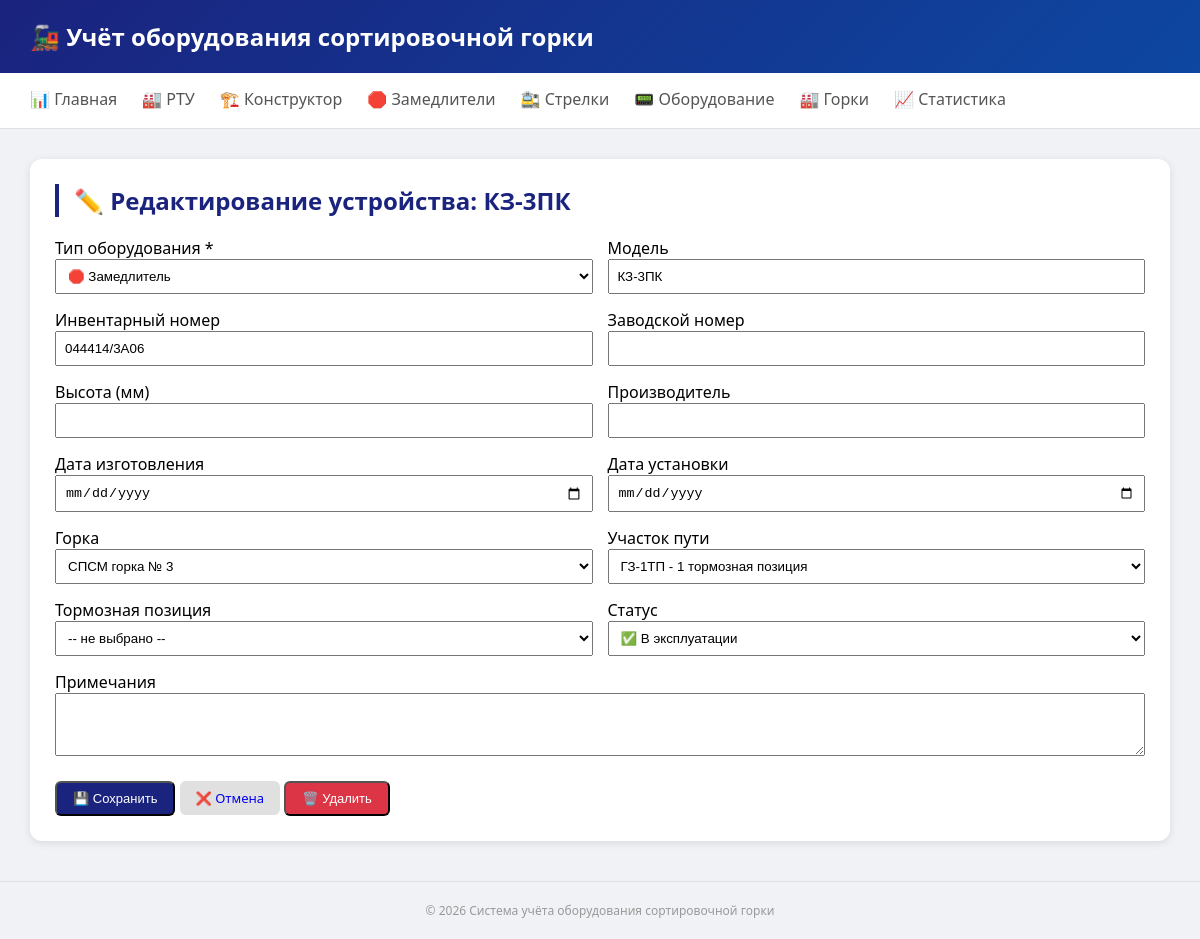
/devices/1/edit, run on the app's committed database.
### tables this page shows
CREATE TABLE devices (
        id INTEGER PRIMARY KEY AUTOINCREMENT,
        equipment_type_id INTEGER NOT NULL,
        park_id INTEGER,
        track_section_id INTEGER,
        brake_position_id INTEGER,
        
        model TEXT,
        inv_number TEXT UNIQUE,
        serial_number TEXT,
        
        location_detail TEXT,
        mount_date DATE,
        
        params TEXT,
        
        manufacture_date DATE,
        install_date DATE,
        last_check_date DATE,
        
        status TEXT DEFAULT 'active',
        notes TEXT, rtu_batch_id INTEGER, manufacturer TEXT, passport_data TEXT, height_mm INTEGER, network_number TEXT, be TEXT DEFAULT "5067", os6_name TEXT, os6_install_year INTEGER, os6_last_repair INTEGER, os6_last_modernization INTEGER,
        
        FOREIGN KEY (equipment_type_id) REFERENCES equipment_types(id),
        FOREIGN KEY (park_id) REFERENCES parks(id),
        FOREIGN KEY (track_section_id) REFERENCES track_sections(id),
        FOREIGN KEY (brake_position_id) REFERENCES brake_positions(id)
    );

CREATE TABLE equipment_types (
        id INTEGER PRIMARY KEY AUTOINCREMENT,
        name TEXT NOT NULL UNIQUE,
        category TEXT,
        icon TEXT,
        has_passport BOOLEAN DEFAULT 1,
        has_serial_number BOOLEAN DEFAULT 1
    );

CREATE TABLE parks (
        id INTEGER PRIMARY KEY AUTOINCREMENT,
        name TEXT NOT NULL,
        station TEXT,
        class INTEGER,
        num_tracks INTEGER,
        num_bundles INTEGER,
        control_system TEXT,
        description TEXT
    );

CREATE TABLE track_sections (
        id INTEGER PRIMARY KEY AUTOINCREMENT,
        park_id INTEGER NOT NULL,
        section_type_id INTEGER NOT NULL,
        zone_type_id INTEGER,
        
        name TEXT NOT NULL,
        code TEXT UNIQUE,
        description TEXT,
        
        kilometer REAL,
        start_pk REAL,
        end_pk REAL,
        length_m REAL,
        
        is_switch_section BOOLEAN DEFAULT 0,
        is_measuring_section BOOLEAN DEFAULT 0,
        has_track_circuit BOOLEAN DEFAULT 0,
        has_axle_counter BOOLEAN DEFAULT 0,
        has_train_filling BOOLEAN DEFAULT 0,
        
        sort_order INTEGER,
        is_active BOOLEAN DEFAULT 1,
        
        FOREIGN KEY (park_id) REFERENCES parks(id),
        FOREIGN KEY (section_type_id) REFERENCES section_types(id),
        FOREIGN KEY (zone_type_id) REFERENCES zone_types(id)
    );

### routers/devices.py (the view)
@router.get("/{device_id}/edit", response_class=HTMLResponse)
async def device_edit_form(request: Request, device_id: int):
    device = get_device_by_id(device_id)
    if not device:
        raise HTTPException(status_code=404, detail="Устройство не найдено")
    conn = get_db()
    cursor = conn.cursor()
    cursor.execute("SELECT id, name, icon FROM equipment_types ORDER BY name")
    equipment_types = cursor.fetchall()
    cursor.execute("SELECT id, name FROM parks ORDER BY name")
    parks = cursor.fetchall()
    cursor.execute("SELECT id, name, code FROM track_sections ORDER BY name")
    sections = cursor.fetchall()
    cursor.execute("SELECT id, position_number, position_type FROM brake_positions")
    brake_positions = cursor.fetchall()
    conn.close()
    return templates.TemplateResponse("device_edit.html", {
        "request": request,
        "device": device,
        "equipment_types": equipment_types,
        "parks": parks,
        "sections": sections,
        "brake_positions": brake_positions
    })

### templates/device_edit.html (shortened to what this page needs)
{% extends "base.html" %}
{% block content %}
<div class="card">
    <h2>✏️ Редактирование устройства: {{ device.model or '—' }}</h2>
    <form method="POST" action="/devices/{{ device.id }}/edit">
        <div style="display: grid; grid-template-columns: repeat(2, 1fr); gap: 15px;">
            <div>
                <label>Тип оборудования *</label>
                <select name="equipment_type_id" class="form-control" style="width:100%; padding:8px;" required>
                    {% for et in equipment_types %}
                    <option value="{{ et.id }}" {% if et.id == device.equipment_type_id %}selected{% endif %}>{{ et.icon or '' }} {{ et.name }}</option>
                    {% endfor %}
                </select>
            </div>
            <div>
                <label>Модель</label>
                <input type="text" name="model" class="form-control" style="width:100%; padding:8px;" value="{{ device.model or '' }}">
            </div>
            <div>
                <label>Инвентарный номер</label>
                <input type="text" name="inv_number" class="form-control" style="width:100%; padding:8px;" value="{{ device.inv_number or '' }}">
            </div>
            <div>
                <label>Заводской номер</label>
                <input type="text" name="serial_number" class="form-control" style="width:100%; padding:8px;" value="{{ device.serial_number or '' }}">
            </div>
            <div>
                <label>Высота (мм)</label>
                <input type="number" name="height_mm" class="form-control" style="width:100%; padding:8px;" value="{{ device.height_mm or '' }}">
            </div>
            <div>
                <label>Производитель</label>
                <input type="text" name="manufacturer" class="form-control" style="width:100%; padding:8px;" value="{{ device.manufacturer or '' }}">
            </div>
            <div>
                <label>Дата изготовления</label>
                <input type="date" name="manufacture_date" class="form-control" style="width:100%; padding:8px;" value="{{ device.manufacture_date or '' }}">
            </div>
            <div>
                <label>Дата установки</label>
                <input type="date" name="install_date" class="form-control" style="width:100%; padding:8px;" value="{{ device.install_date or '' }}">
            </div>
            <div>
                <label>Горка</label>
                <select name="park_id" class="form-control" style="width:100%; padding:8px;">
                    {% for park in parks %}
                    <option value="{{ park.id }}" {% if park.id == device.park_id %}selected{% endif %}>{{ park.name }}</option>
                    {% endfor %}
                </select>
            </div>
            <div>
                <label>Участок пути</label>
                <select name="track_section_id" class="form-control" style="width:100%; padding:8px;">
                    {% for section in sections %}
                    <option value="{{ section.id }}" {% if section.id == device.track_section_id %}selected{% endif %}>{{ section.code }} - {{ section.name }}</option>
                    {% endfor %}
                </select>
            </div>
            <div>
                <label>Тормозная позиция</label>
                <select name="brake_position_id" class="form-control" style="width:100%; padding:8px;">
                    <option value="">-- не выбрано --</option>
                </select>
            </div>
            <div>
                <label>Статус</label>
                <select name="status" class="form-control" style="width:100%; padding:8px;">
                    <option value="active" {% if device.status == 'active' %}selected{% endif %}>✅ В эксплуатации</option>
                </select>
            </div>
            <div style="grid-column: span 2;">
                <label>Примечания</label>
                <textarea name="notes" rows="3" class="form-control" style="width:100%; padding:8px;">{{ device.notes or '' }}</textarea>
            </div>
        </div>
        <div style="margin-top: 20px;">
            <button type="submit" class="btn btn-primary">💾 Сохранить</button>
            <a href="/devices/{{ device.id }}" class="btn" style="background:#e0e0e0;">❌ Отмена</a>
            <button type="button" onclick="if(confirm('Удалить устройство?')) fetch('/devices/{{ device.id }}/delete', {method:'POST'}).then(()=>window.location='/devices')" class="btn" style="background:#dc3545; color:white; margin-left:auto;">🗑️ Удалить</button>
        </div>
    </form>
</div>
{% endblock %}

### templates/base.html (style rules this page uses)
* { margin: 0; padding: 0; box-sizing: border-box; }
body { font-family: 'Segoe UI', Tahoma, Geneva, Verdana, sans-serif; background: #f0f2f5; }
.card { background: white; border-radius: 12px; box-shadow: 0 2px 8px rgba(0,0,0,0.1); padding: 25px; margin-bottom: 25px; }
.card h2 { color: #1a237e; margin-bottom: 20px; border-left: 4px solid #1a237e; padding-left: 15px; }
.btn { display: inline-block; padding: 8px 16px; border-radius: 6px; text-decoration: none; font-size: 13px; font-weight: 500; }
.btn-primary { background: #1a237e; color: white; }

### data on the page
devices: model "КЗ-3ПК", equipment_type_id "🛑 Замедлитель", inv_number "044414/3А06", park_id "СПСМ горка № 3", track_section_id "ГЗ-1ТП - 1 тормозная позиция", status "✅ В эксплуатации"
